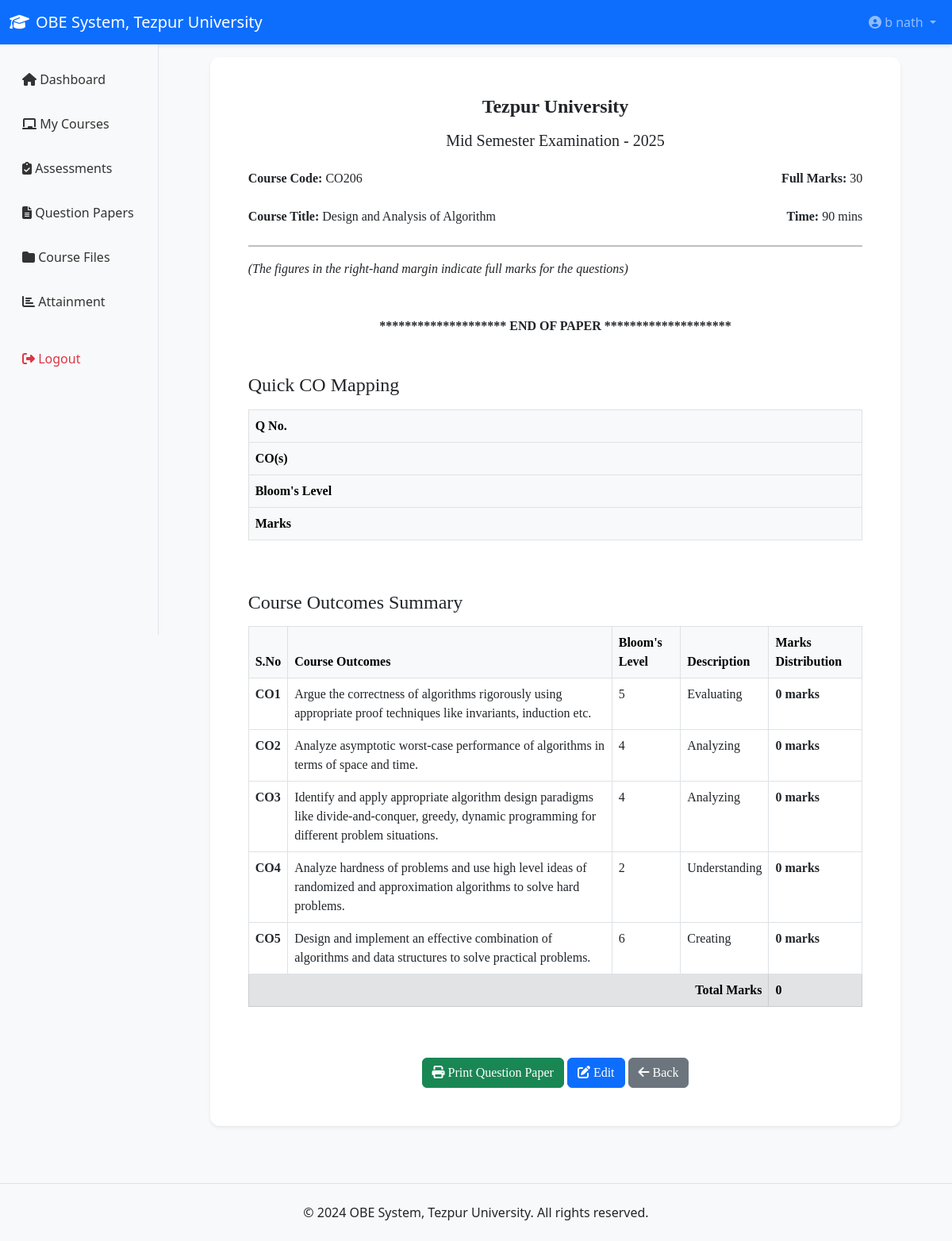
Page /faculty/view-question-paper.php?id=13 (signed in) on the committed database.
### tables this page shows
CREATE TABLE `question_papers` (
  `id` int(11) NOT NULL,
  `course_id` int(11) NOT NULL,
  `title` varchar(200) NOT NULL,
  `exam_type` varchar(50) DEFAULT NULL,
  `total_marks` int(11) DEFAULT 100,
  `duration` int(11) DEFAULT 180,
  `academic_year` varchar(20) DEFAULT NULL,
  `semester` varchar(50) DEFAULT NULL,
  `created_by` int(11) NOT NULL,
  `is_published` tinyint(1) DEFAULT 0,
  `created_at` timestamp NOT NULL DEFAULT current_timestamp()
);

CREATE TABLE `courses` (
  `id` int(11) NOT NULL,
  `program_id` int(11) NOT NULL,
  `code` varchar(20) NOT NULL,
  `name` varchar(200) NOT NULL,
  `credits` int(11) DEFAULT 4,
  `semester` int(11) NOT NULL,
  `faculty_id` int(11) DEFAULT NULL,
  `academic_year` varchar(20) DEFAULT NULL,
  `created_at` timestamp NOT NULL DEFAULT current_timestamp()
);

CREATE TABLE `course_outcomes` (
  `id` int(11) NOT NULL,
  `course_id` int(11) NOT NULL,
  `code` varchar(20) NOT NULL,
  `description` text NOT NULL,
  `bloom_level` int(11) DEFAULT NULL,
  `created_at` timestamp NOT NULL DEFAULT current_timestamp()
);

### includes/db.php (called while the page is built, shortened)
<?php
class Database {
    private $conn;
    public function __construct() {
        $this->conn = new mysqli(DB_HOST, DB_USER, DB_PASS, DB_NAME);
        $this->conn->set_charset("utf8mb4");
    }
    public function prepare($sql) {
        return $this->conn->prepare($sql);
    }
}
function getDB() {
    static $db = null;
    if (!$db) {
        $db = new Database();
    }
    return $db;
}
?>

### includes/functions.php (called while the page is built, shortened)
<?php
function getBloomLevels() {
    return [
        1 => 'Remembering',
        2 => 'Understanding',
        3 => 'Applying',
        4 => 'Analyzing',
        5 => 'Evaluating',
        6 => 'Creating'
    ];
}
function bloomLevelLabel($level) {
    $levels = getBloomLevels();
    return $levels[$level] ?? 'Unknown';
}
?>

### faculty/view-question-paper.php (the view, shortened to what this page needs)
<?php
require_once '../includes/db.php';
require_once '../includes/functions.php';
$db = getDB();
$user_id = $_SESSION['user_id'];
$paper_id = isset($_GET['id']) ? intval($_GET['id']) : 0;
$stmt = $db->prepare("SELECT qp.*, c.code, c.name FROM question_papers qp
                     JOIN courses c ON qp.course_id = c.id
                     WHERE qp.id = ? AND qp.created_by = ?");
$stmt->bind_param("ii", $paper_id, $user_id);
$stmt->execute();
$paper = $stmt->get_result()->fetch_assoc();
include '../includes/header.php';
?>
<div class="row justify-content-center">
    <div class="col-md-11">
        <div class="card">
            <div class="card-body p-5" style="font-family: 'Times New Roman', serif;">
                <div class="text-center mb-4">
                    <h4 class="mb-3"><strong>Tezpur University</strong></h4>
                    <h5><?php echo $paper['exam_type']; ?> - <?php echo $paper['academic_year']; ?></h5>
                </div>
                <div class="row mb-4">
                    <div class="col-6">
                        <strong>Course Code:</strong> <?php echo $paper['code']; ?>
                    </div>
                    <div class="col-6 text-end">
                        <strong>Full Marks:</strong> <?php echo $paper['total_marks']; ?>
                    </div>
                </div>
                <div class="row mb-4">
                    <div class="col-6">
                        <strong>Course Title:</strong> <?php echo $paper['name']; ?>
                    </div>
                    <div class="col-6 text-end">
                        <strong>Time:</strong> <?php echo $paper['duration']; ?> mins
                    </div>
                </div>
                <hr style="border-top: 2px solid #000;">
                <div class="mb-4">
                    <p style="font-style: italic;">(The figures in the right-hand margin indicate full marks for the questions)</p>
                </div>
                    <?php
                    $total_marks = 0;
                    ?>
                <div class="text-center mt-5 mb-5">
                    <p><strong>******************** END OF PAPER ********************</strong></p>
                </div>
                <div class="mt-5">
                    <h4 class="mb-3">Quick CO Mapping</h4>
                    <div class="table-responsive">
                        <table class="table table-bordered">
                            <tbody>
                                <tr>
                                    <td class="table-light"><strong>Q No.</strong></td>
                                </tr>
                                <tr>
                                    <td class="table-light"><strong>CO(s)</strong></td>
                                </tr>
                                <tr>
                                    <td class="table-light"><strong>Bloom's Level</strong></td>
                                </tr>
                                <tr>
                                    <td class="table-light"><strong>Marks</strong></td>
                                </tr>
                            </tbody>
                        </table>
                    </div>
                </div>
                <div class="mt-5">
                    <h4 class="mb-3">Course Outcomes Summary</h4>
                    <div class="table-responsive">
                        <table class="table table-bordered">
                            <thead class="table-light">
                                <tr>
                                    <th>S.No</th>
                                    <th>Course Outcomes</th>
                                    <th>Bloom's Level</th>
                                    <th>Description</th>
                                    <th>Marks Distribution</th>
                                </tr>
                            </thead>
                            <tbody>
                                <?php
                                $co_stmt = $db->prepare("SELECT co.* FROM course_outcomes co
                                                        JOIN courses c ON co.course_id = c.id
                                                        JOIN question_papers qp ON qp.course_id = c.id
                                                        WHERE qp.id = ?
                                                        ORDER BY co.code");
                                $co_stmt->bind_param("i", $paper_id);
                                $co_stmt->execute();
                                $course_outcomes = $co_stmt->get_result();
                                $co_marks = [];
                                while ($co = $course_outcomes->fetch_assoc()):
                                    $co_code = $co['code'];
                                    $total_co_marks = $co_marks[$co_code] ?? 0;
                                ?>
                                <tr>
                                    <td><strong><?php echo $co_code; ?></strong></td>
                                    <td><?php echo htmlspecialchars($co['description']); ?></td>
                                    <td><?php echo $co['bloom_level']; ?></td>
                                    <td><?php echo bloomLevelLabel(intval($co['bloom_level'])); ?></td>
                                    <td>
                                        <strong><?php echo $total_co_marks; ?> marks</strong>
                                    </td>
                                </tr>
                                <?php endwhile; ?>
                                <tr class="table-secondary">
                                    <td colspan="4" class="text-end"><strong>Total Marks</strong></td>
                                    <td><strong><?php echo $total_marks; ?></strong></td>
                                </tr>
                            </tbody>
                        </table>
                    </div>
                </div>
                <div class="mt-5 text-center no-print">
                    <button onclick="window.print()" class="btn btn-success">
                        <i class="fas fa-print"></i> Print Question Paper
                    </button>
                    <a href="edit-question-paper.php?id=<?php echo $paper['id']; ?>" class="btn btn-primary">
                        <i class="fas fa-edit"></i> Edit
                    </a>
                    <a href="question-papers.php" class="btn btn-secondary">
                        <i class="fas fa-arrow-left"></i> Back
                    </a>
                </div>
            </div>
        </div>
    </div>
</div>
<?php include '../includes/footer.php'; ?>

### assets/css/style.css (style rules this page uses)
* { margin: 0; padding: 0; box-sizing: border-box; }
body { font-family: 'Segoe UI', Tahoma, Geneva, Verdana, sans-serif; background-color: #f8f9fa; color: #212529; }
.card { border: none; box-shadow: 0 0.125rem 0.25rem rgba(0,0,0,0.075); margin-bottom: 1.5rem; border-radius: 0.75rem; background: #ffffff; transition: box-shadow 0.3s ease; }
.card-body { padding: 1.5rem 2rem; color: #212529; font-size: 1rem; }
.btn { border-radius: 0.375rem; font-weight: 500; transition: all 0.2s ease; cursor: pointer; }

### rows in the picture
question_papers: exam_type "Mid Semester Examination", academic_year "2025", course.code "CO206", total_marks "30", course.name "Design and Analysis of Algorithm", duration "90"
course_outcomes: code "CO1", description "Argue the correctness of algorithms rigorously using appropriate proof techniques like invariants, induction etc.", bloom_level "5", bloom_level "Evaluating", code "0"
course_outcomes: code "CO2", description "Analyze asymptotic worst-case performance of algorithms in terms of space and time.", bloom_level "4", bloom_level "Analyzing", code "0"
course_outcomes: code "CO3", description "Identify and apply appropriate algorithm design paradigms like divide-and-conquer, greedy, dynamic programming for different problem situations.", bloom_level "4", bloom_level "Analyzing", code "0"
course_outcomes: code "CO4", description "Analyze hardness of problems and use high level ideas of randomized and approximation algorithms to solve hard problems.", bloom_level "2", bloom_level "Understanding", code "0"
course_outcomes: code "CO5", description "Design and implement an effective combination of algorithms and data structures to solve practical problems.", bloom_level "6", bloom_level "Creating", code "0"

### other values in the picture
SITE_NAME "OBE System, Tezpur University"
$user['full_name'] "b nath"
$total_marks "0"
